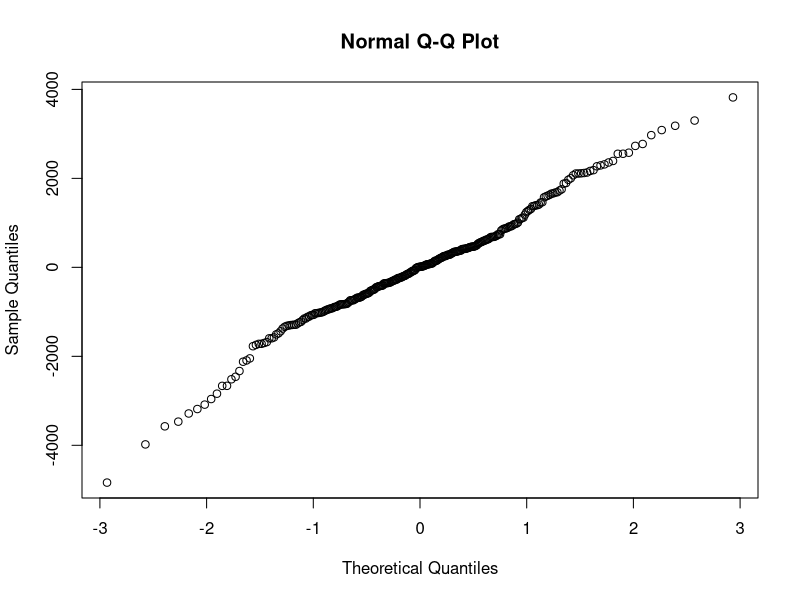
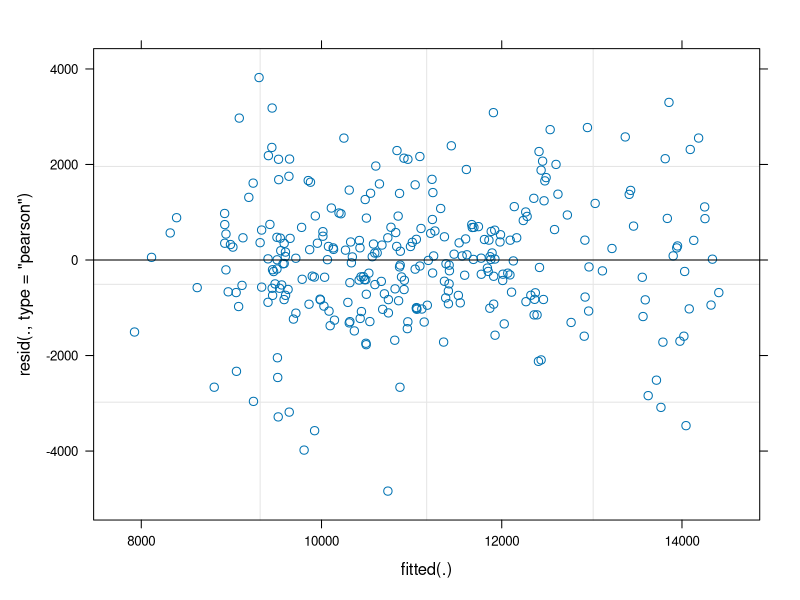

These figures' R source, in order: (Note: this script raises an error after producing the figures.)
## ---- chunk 1
library(car)
library(ggplot2)
library(emmeans)
library(lme4)
library(lmerTest)
library(patchwork)
library(glmmTMB)
library(dplyr)

## ---- chunk 2
getwd()

Corn1= read.csv(file="Corn_MasterData.csv")
Soybean1= read.csv(file="Soybean_MasterData.csv")
ArlingtonCN20= read.csv(file="ArlingtonCorn2020.csv")


str(Corn1)
str(Soybean1)
## ---- chunk 3
CNMaj= filter (Corn1, CRD == "N")

CN.Mod1= lmer(yield~ Site_crop_yr*Soil*Herb + (1|Site_crop_yr:Rep), data=CNMaj)

qqnorm(resid(CN.Mod1))

plot(CN.Mod1)
#Assumptions for normality and equal variance met beautifully

anova(CN.Mod1)
# Site-year:Soil 2-way interaction significant

cornmeans= lsmeans(CN.Mod1 ,~ Soil|Site_crop_yr, contr="pairwise", adjust="none", type="response")
cornmeans1CLD<- CLD(cornmeans, alpha=0.05, Letters=letters, adjust="none", sort=TRUE, reverse=TRUE)

cornmeans1CLD
## ---- chunk 4
levels(cornmeans1CLD$Site_crop_yr)= list("Arlington '19" ="ARL_CN_19","Havelock '19"="HAV_CN_19", "Havelock '20"="HAV_CN_20", "Lancaster '19"="LAN_CN_19", "Lancaster '20"="LAN_CN_20")

ylab.text1= expression("Yield kg ha"^"-1")

ggplot(cornmeans1CLD, aes(x= Soil, y= lsmean, label= .group, fill= Site_crop_yr))+
  facet_grid(~Site_crop_yr)+      
  geom_point(aes(),stat= "identity")+
         theme_bw()+
         geom_text(nudge_y= 1600, size = 4)+
         theme(panel.grid.major=element_blank(), panel.grid.minor= element_blank(),
        plot.title= element_text(size=16),
        axis.title.x=element_text(size= 15),
        axis.title.y= element_text(size= 15),
        axis.text= element_text(size= 11))+
         ylim(0,18000)+
    geom_errorbar(aes(ymin= lower.CL, ymax= upper.CL), width= .3)+
    labs(title= "Corn Yield", x= "Soil Management", y= (ylab.text1))+
  ggsave("CornCarryoverYield.jpeg", height= 6, width= 10, dpi=600)
## ---- chunk 5
CNMaj= CNMaj %>%
  mutate(CNcanopy= Crop.Canopy/100)

CN.Mod2= glmmTMB(CNcanopy~ Site_crop_yr*Soil*Herb + (1|Site_crop_yr:Rep), data=CNMaj, beta_family(link="logit"))

Anova(CN.Mod2)
#Site_crop_yr:Soil 2-way interaction and herbicide fixed effect significant

corncanopy= emmeans(CN.Mod2 ,~ Soil|Site_crop_yr, contr="pairwise", adjust="none", type="response")
corncanopyCLD<- CLD(corncanopy, alpha=0.05, Letters=letters, adjust="none", sort=TRUE, reverse=TRUE)
corncanopyCLD

corncanopyHerb= emmeans(CN.Mod2 ,~ Herb, contr="pairwise", adjust="none", type="response")
corncanopyHerbCLD<- CLD(corncanopyHerb, alpha=0.05, Letters=letters, adjust="none", sort=TRUE, reverse=TRUE)
corncanopyHerbCLD
## ---- chunk 6
levels(corncanopyCLD$Site_crop_yr)= list("Arlington '19" ="ARL_CN_19","Havelock '19"="HAV_CN_19", "Havelock '20"="HAV_CN_20", "Lancaster '19"="LAN_CN_19", "Lancaster '20"="LAN_CN_20")

ggplot(corncanopyCLD, aes(x= Soil, y= response*100, label= .group, fill= Site_crop_yr))+
  facet_grid(~Site_crop_yr)+      
  geom_point(aes(),stat= "identity")+
         theme_bw()+
         geom_text(nudge_y= 5, size = 4)+
         theme(panel.grid.major=element_blank(), panel.grid.minor= element_blank(),
        plot.title= element_text(size=16),
        axis.title.x=element_text(size= 15),
        axis.title.y= element_text(size= 15),
        axis.text= element_text(size= 11))+
         ylim(0,50)+
    geom_errorbar(aes(ymin= lower.CL*100, ymax= upper.CL*100), width= .3)+
    labs(title= "Corn Canopy Coverage", x= "Soil Management", y= "% Canopy Cover")+
  ggsave("CornCarryoverCanopy.jpeg", height= 6, width= 10, dpi=600)
## ---- chunk 7
ggplot(corncanopyHerbCLD, aes(x= Herb, y= response*100, label= .group, fill= Herb))+
  geom_point(aes(),stat= "identity")+
         theme_bw()+
         geom_text(nudge_y= 5, size = 4)+
         theme(panel.grid.major=element_blank(), panel.grid.minor= element_blank(),
        plot.title= element_text(size=16),
        axis.title.x=element_text(size= 15),
        axis.title.y= element_text(size= 15),
        axis.text= element_text(size= 11))+
         ylim(0,30)+
    geom_errorbar(aes(ymin= lower.CL*100, ymax= upper.CL*100), width= .3)+
    labs(title= , x= "Herbicide Treatment", y= "% Canopy Cover")+
  ggsave("CornCarryoverCanopy_Herbicide.jpeg", height= 6, width= 10, dpi=600)
## ---- chunk 8
ARL20= filter(Corn1, CRD == "Y")

CN.Mod3= lm(yield~ Soil*Herb, data=ARL20)

qqnorm(resid(CN.Mod3))

plot(CN.Mod3)

anova(CN.Mod3)
#Nothing is significant
## ---- chunk 9
ARL20= ARL20 %>%
  mutate(CNcanopy= Crop.Canopy/100)

CN.Mod4= glmmTMB(CNcanopy~ Soil*Herb, data=ARL20, beta_family(link="logit"))

Anova(CN.Mod4)
#Nothing significant
## ---- chunk 10
SB.Mod1= lmer(yield~ Site_crop_yr*Soil*Herb + (1|Site_crop_yr:Rep), data=Soybean1)

qqnorm(resid(SB.Mod1))

plot(SB.Mod1)
#Assumptions for normality and equal variance are met

anova(SB.Mod1)
#Site_crop_yr:Soil  2- way interacion significant

SByield= lsmeans(SB.Mod1 ,~ Soil|Site_crop_yr, contr="pairwise", adjust="none", type="response")
SByieldCLD<- CLD(SByield, alpha=0.05, Letters=letters, adjust="none", sort=TRUE, reverse=TRUE)
SByieldCLD
## ---- chunk 11
levels(SByieldCLD$Site_crop_yr)= list("Arlington '19" ="ARL_SB_19", "Arlington '20"="ARL_SB_20", "Havelock '19"="HAV_SB_19", "Havelock '20"="HAV_SB_20", "Lancaster '19"="LAN_SB_19", "Lancaster '20"="LAN_SB_20")

levels(SByieldCLD$Soil)= list("NT"="NT", "CT"="Till", "CC"="NT+CC")

ggplot(SByieldCLD, aes(x= Soil, y= lsmean, label= .group, fill= Site_crop_yr))+
  facet_grid(~Site_crop_yr)+      
  geom_point(aes(),stat= "identity")+
         theme_bw()+
         geom_text(nudge_y= 600, size = 4)+
         theme(panel.grid.major=element_blank(), panel.grid.minor= element_blank(),
        plot.title= element_text(size=16),
        axis.title.x=element_text(size= 15),
        axis.title.y= element_text(size= 15),
        axis.text= element_text(size= 11))+
         ylim(0,6000)+
    geom_errorbar(aes(ymin= lower.CL, ymax= upper.CL), width= .3)+
    labs(title= "Soybean Yield", x= "Soil Management", y= (ylab.text1))+
  ggsave("SBCarryoverYield.jpeg", height= 6, width= 10, dpi=600)
## ---- chunk 12
Soybean1= Soybean1 %>%
  mutate(CNcanopy= Crop.Canopy/100)

SB.Mod2= glmmTMB(CNcanopy~ Site_crop_yr*Soil*Herb + (1|Site_crop_yr:Rep), data=Soybean1, beta_family(link="logit"))

Anova(CN.Mod2)
#Site_crop_yr:Soil 2-way interaction and Herb fixed effect significant.

SBcanopy= emmeans(SB.Mod2 ,~ Soil|Site_crop_yr, contr="pairwise", adjust="none", type="response")
SBcanopyCLD<- CLD(SBcanopy, alpha=0.05, Letters=letters, adjust="none", sort=TRUE, reverse=TRUE)
SBcanopyCLD

SBcanopyHerb= emmeans(SB.Mod2 ,~ Herb, contr="pairwise", adjust="none", type="response")
SBcanopyHerbCLD<- CLD(SBcanopyHerb, alpha=0.05, Letters=letters, adjust="none", sort=TRUE, reverse=TRUE)
SBcanopyHerbCLD
## ---- chunk 13
levels(SBcanopyCLD$Site_crop_yr)= list("Arlington '19" ="ARL_SB_19", "Arlington '20"="ARL_SB_20", "Havelock '19"="HAV_SB_19", "Havelock '20"="HAV_SB_20", "Lancaster '19"="LAN_SB_19", "Lancaster '20"="LAN_SB_20")

levels(SBcanopyCLD$Soil)= list("NT"="NT", "CT"="Till", "CC"="NT+CC")

ggplot(SBcanopyCLD, aes(x= Soil, y= response*100, label= .group, fill= Site_crop_yr))+
  facet_grid(~Site_crop_yr)+      
  geom_point(aes(),stat= "identity")+
         theme_bw()+
         geom_text(nudge_y= 5, size = 4)+
         theme(panel.grid.major=element_blank(), panel.grid.minor= element_blank(),
        plot.title= element_text(size=16),
        axis.title.x=element_text(size= 15),
        axis.title.y= element_text(size= 15),
        axis.text= element_text(size= 11))+
         ylim(0,50)+
    geom_errorbar(aes(ymin= lower.CL*100, ymax= upper.CL*100), width= .3)+
    labs(title= "Soybean Canopy Coverage", x= "Soil Management", y= "% Canopy Cover")+
  ggsave("SBCarryoverCanopy.jpeg", height= 6, width= 10, dpi=600)
## ---- chunk 14
ggplot(SBcanopyHerbCLD, aes(x= Herb, y= response*100, label= .group, fill= Herb))+
  geom_point(aes(),stat= "identity")+
         theme_bw()+
         geom_text(nudge_y= 3, size = 4)+
         theme(panel.grid.major=element_blank(), panel.grid.minor= element_blank(),
        plot.title= element_text(size=16),
        axis.title.x=element_text(size= 15),
        axis.title.y= element_text(size= 15),
        axis.text= element_text(size= 11))+
         ylim(0,30)+
    geom_errorbar(aes(ymin= lower.CL*100, ymax= upper.CL*100), width= .3)+
    labs(title= , x= "Herbicide Treatment", y= "% Canopy Cover")+
  ggsave("SBCarryoverCanopy_Herbicide.jpeg", height= 6, width= 10, dpi=600)
